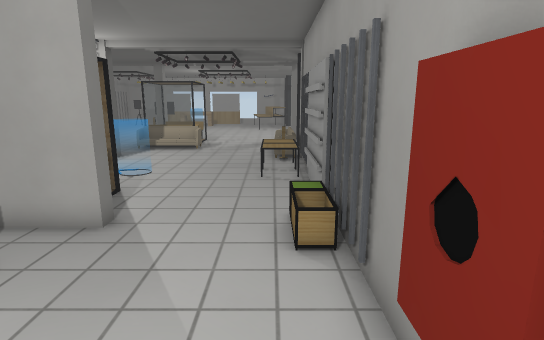
view 1 (above)

21 first-person views from a walk through a Unity game level. The camera is 1.4 m above the floor, tilts 12° down and sees 80° across. Doors are open. The floor is counted in squares, 0.5 m on a side. Each view is taken from the middle of a square. On the plan, view 1 faces up. The plan holds only what a view shows up to about 20 squares ahead; the rest is blank. The place goes on beyond the plan. The player is left out.

view 2
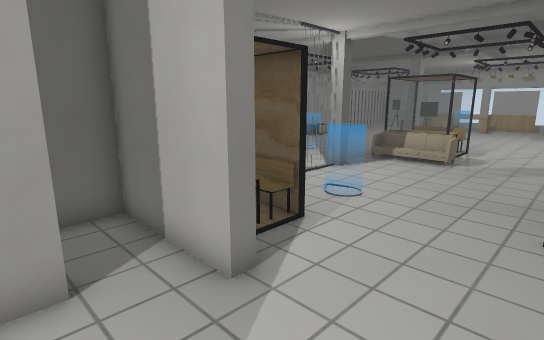

view 3
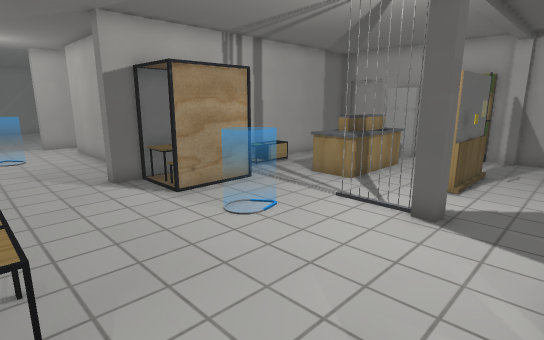

view 4
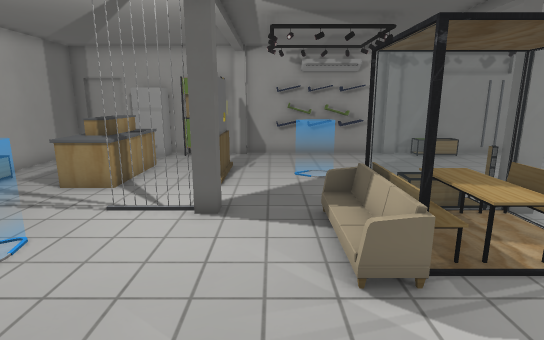

view 5
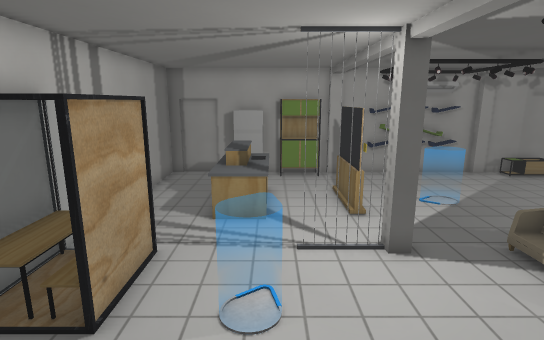

view 6
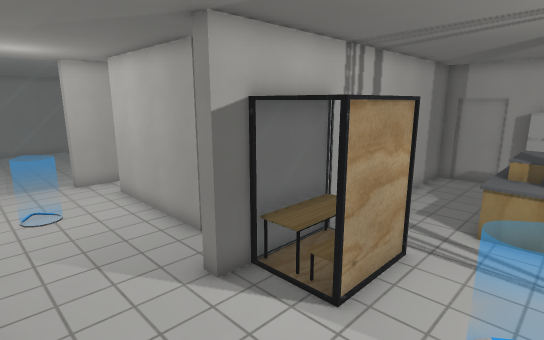

view 7
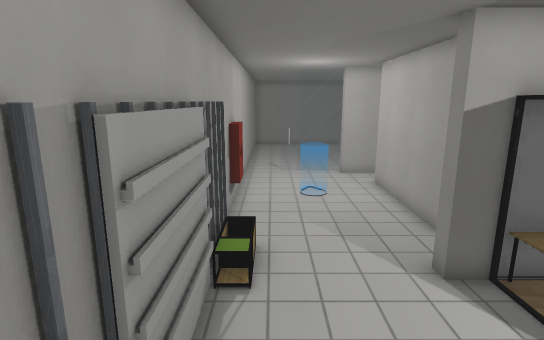

view 8
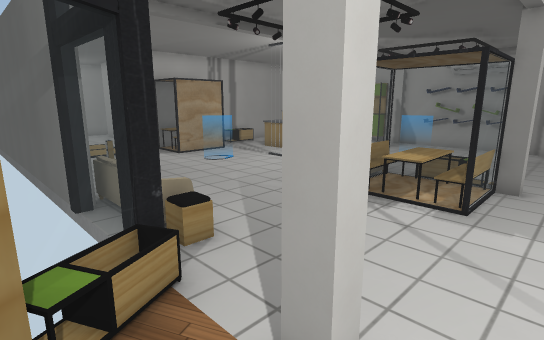

view 9
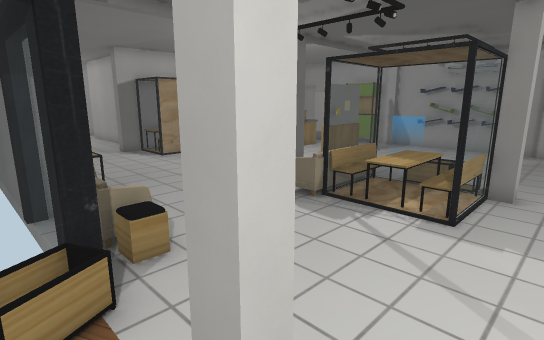

view 10
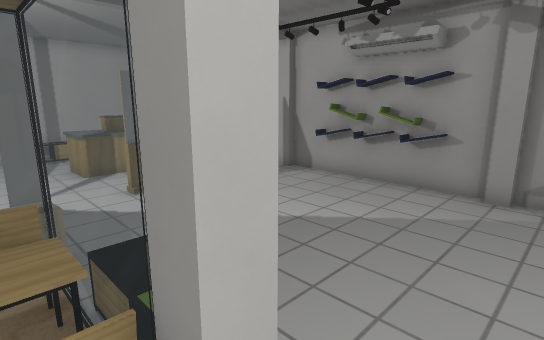

view 11
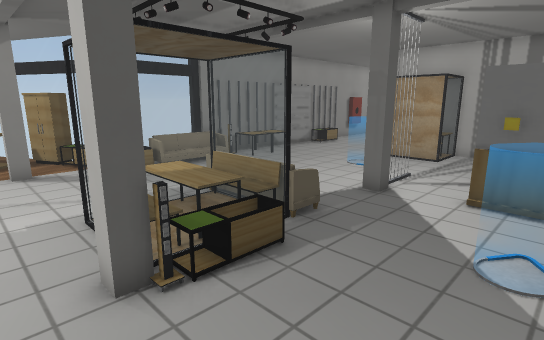

view 12
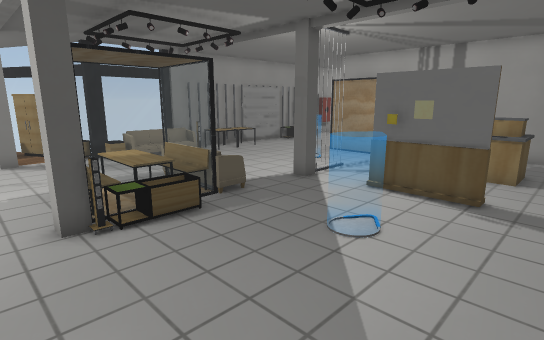

view 13
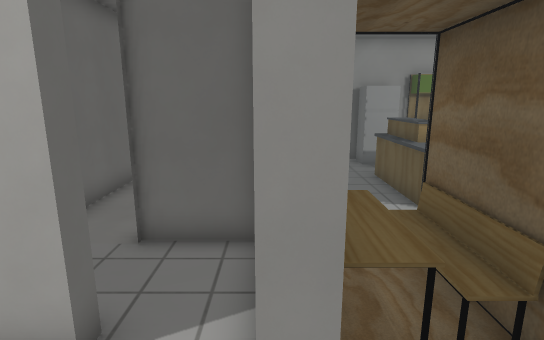

view 14
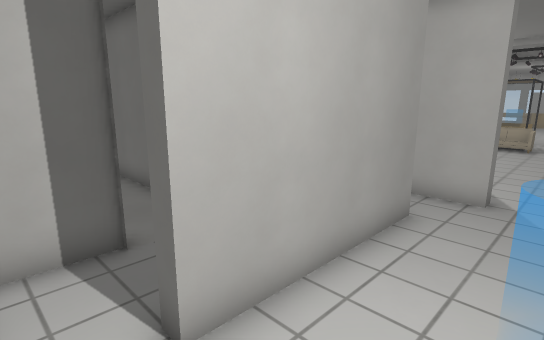

view 15
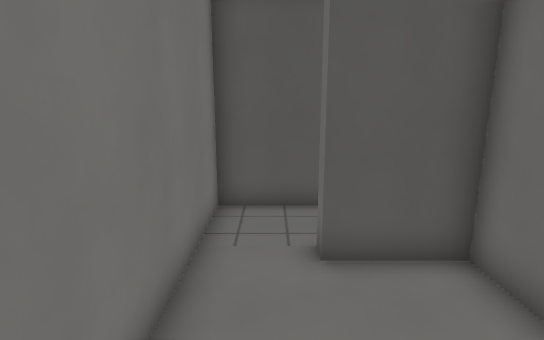

view 16
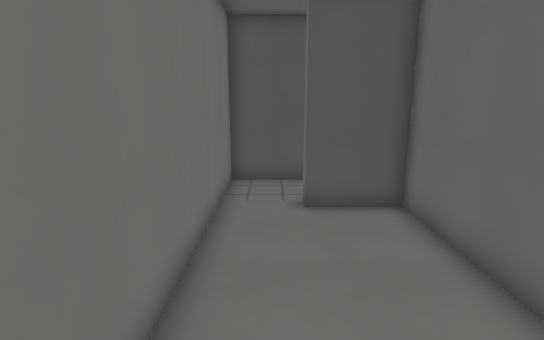

view 17
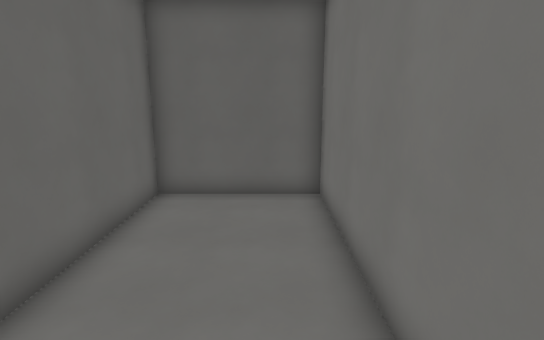

view 18
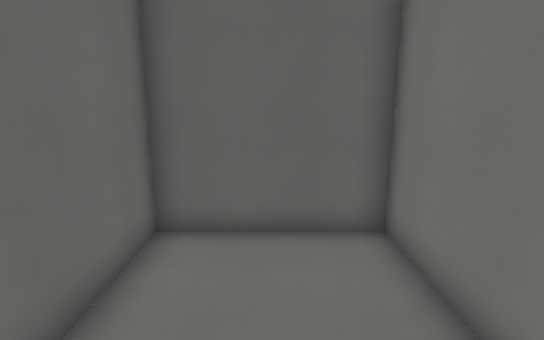

view 19
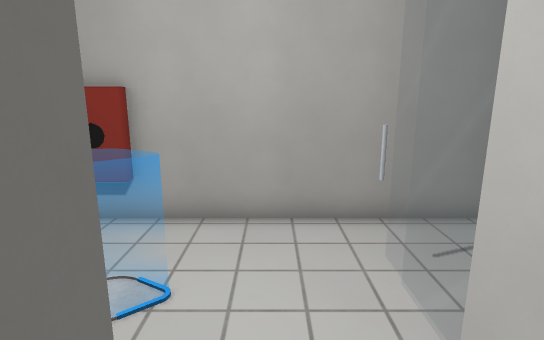

view 20
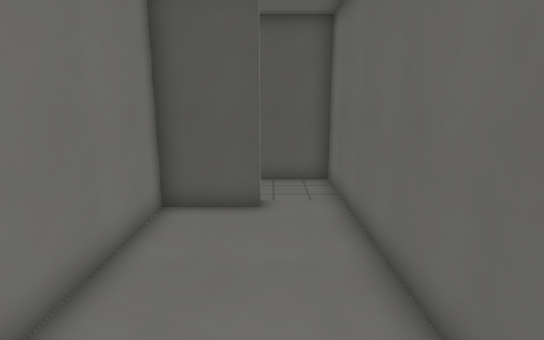

view 21
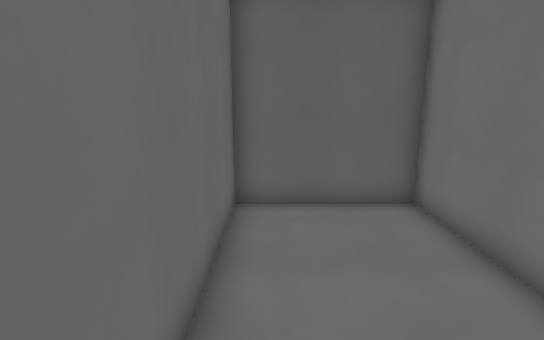

### Floor plan
Key: @ floor where view 1 was taken; # wall or solid block; x gap in a wall; . main floor; : floor 0.5 m higher than the main floor; / step, stairs or slope; = window, fence, low wall or low ledge; ^ raised ledge; O other object.
Columns run from 18 left of view 1 to 5 right of it. Each row starts with its distance up from view 1.
 26 ##.................  ..
 25 #.....................^
 24 ##.......=#===......#...
 23 #=........=#^.........##
 22 ##........^^^^......###=
 21 ##........=:#=......==
 20  #...OO...O===O....O=
 19 ##...OO............ #
 18 ##................. #
 17 #..................#
 16 ##..####..x.......=#
 15 ##................/#
 14 #^........#.......:#
 13 ##..^^^^....OO....:#
 12 ###.^^^^^...OO..../#
 11 ###.^^^^^..........#
 10 #.........####.....#
  9 #.........=^^......#
  8 #.......O.=^^^.....#
  7 ###############....#
  6 #........##........#
  5 #........##.##.....#
  4 #........... #.....#
  3 #........... #.....#
  2 ##############.....#
  1 #      #######..OO.#
  0 #...........##..OO@#
 -1 #........##.##.....#
 -2 #........##........#
 -3 #........##    ....#
 -4 ##########  ###==O.#
 -5               .....#
 -6                    #

Positions as (right, up) in squares from view 1, and headings:
1: (0, 0), facing up
2: (0, 4), facing up-left
3: (0, 19), facing down-left
4: (0, 18), facing left
5: (0, 13), facing left
6: (0, 13), facing down-left
7: (0, 14), facing down
8: (4, 26), facing down-left
9: (3, 26), facing down-left
10: (-7, 26), facing down-left
11: (-13, 26), facing down-right
12: (-16, 26), facing down-right
13: (-2, 7), facing left
14: (-2, -3), facing up-left
15: (-14, 0), facing right
16: (-17, 0), facing right
17: (-8, 0), facing left
18: (-11, -1), facing left
19: (-6, -2), facing right
20: (-17, 4), facing right
21: (-9, 3), facing left
